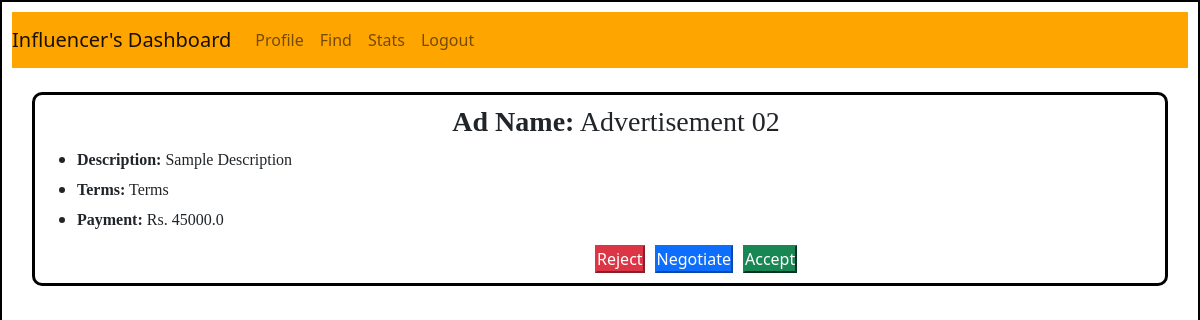
Page /view/ad/1 (signed in) on the committed database.
### backend/models.py (models this page shows)
class Ad_request(db.Model):
    __tablename__ = "ad_request"
    id = db.Column(db.Integer, primary_key = True, nullable = False, autoincrement = True)
    name =  db.Column(db.Text, nullable = False)
    message =  db.Column(db.Text, nullable = False)
    payment_amount = db.Column(db.Float, nullable = False)
    requirements = db.Column(db.String, nullable = False)
    status = db.Column(db.String, nullable = False, default = "Pending")
    visibility = db.Column(db.String, nullable = False, default="Public")
    campaign_id = db.Column(db.Integer, db.ForeignKey("campaigns.id"), nullable = False)
    influencer_id = db.Column(db.Integer, db.ForeignKey("user.id"), nullable = False)

### backend/controllers.py (the view)
@app.route('/view/ad/<int:campaign_id>')
def view_ad(campaign_id):
    ads = Ad_request.query.filter_by(campaign_id = campaign_id).all()
    return render_template("view_ad.html", ads = ads)

### templates/view_ad.html (shortened to what this page needs)
<!DOCTYPE html>
<html lang="en">
<head>
    <link rel="stylesheet" href = "/static/dashboardstyle.css">
    <link href="https://cdn.jsdelivr.net/npm/bootstrap@5.0.2/dist/css/bootstrap.min.css" rel="stylesheet">
</head>
<body>
  <div id="container-influencer-profile">
    <nav class="navbar navbar-expand-lg navbar-light" style="background-color:orange;">
      <a class="navbar-brand" href="#">Influencer's Dashboard</a>
      <div class="collapse navbar-collapse" id="navbarNav">
        <ul class="navbar-nav">
          <li class="nav-item active">
            <a class="nav-link" href="/influencer/dashboard/profile/{{ads.influencer_id}}"> Profile</a>
          </li>
          <li class="nav-item active">
            <a class="nav-link" href="/influencer/dashboard/find/{{ads.influencer_id}}"> Find</a>
          </li>
          <li class="nav-item active">
            <a class="nav-link" href="/influencer/stats"> Stats</span></a>
          </li>
          <li class="nav-item">
            <a class="nav-link" href="/login"> Logout</a>
          </li>
    </nav><br>
    <div id="campaign">
        {%if ads%}
          {%for ad in ads%}
          <ul>
            <h3 style="font-family: 'Times New Roman', Times, serif; text-align: center;"><strong>Ad Name:</strong> {{ ad.name }}</h3>
            <li>
              <h6 style="font-family: 'Times New Roman', Times, serif;"><strong>Description:</strong> {{ ad.message }}</h6>
            </li>
            <li>
              <h6 style="font-family: 'Times New Roman', Times, serif;"><strong>Terms:</strong> {{ ad.requirements }}</h6>
            </li>
              <li>
                <h6 style="font-family: 'Times New Roman', Times, serif;"><strong>Payment:</strong> Rs. {{ ad.payment_amount }}</h6>
              </li>
          </ul>
            <div id="button-container" style="padding-left: 550px;">
                <form action="/reject/ad/{{ad.id}}" method="POST">
                        <button type="submit" class="btn-danger"> Reject </button>
                  </form>
              <button type="submit" class="btn-primary"> Negotiate </button>
              <form action="/accept/ad/{{ad.id}}" method="POST">
                   <button type="submit" class="btn-success"> Accept </button>
              </form>
            </div>
          {%endfor%}
          {%else%}
             <p>No Ads</p>
        {%endif%}
    </div>

### static/dashboardstyle.css (style rules this page uses)
* { margin: 0%; padding: 0%; }
#container-influencer-profile { border: 2px solid black; padding: 10px; height: 900px; }
#campaign { border: 3px solid black ; padding: 10px; margin-left: 20px; margin-right: 20px; border-radius: 10px; }
#button-container { display: flex; gap: 10px; }

### rows in the picture
Ad_request: name "Advertisement 02", message "Sample Description", requirements "Terms", payment_amount "45000.0"
